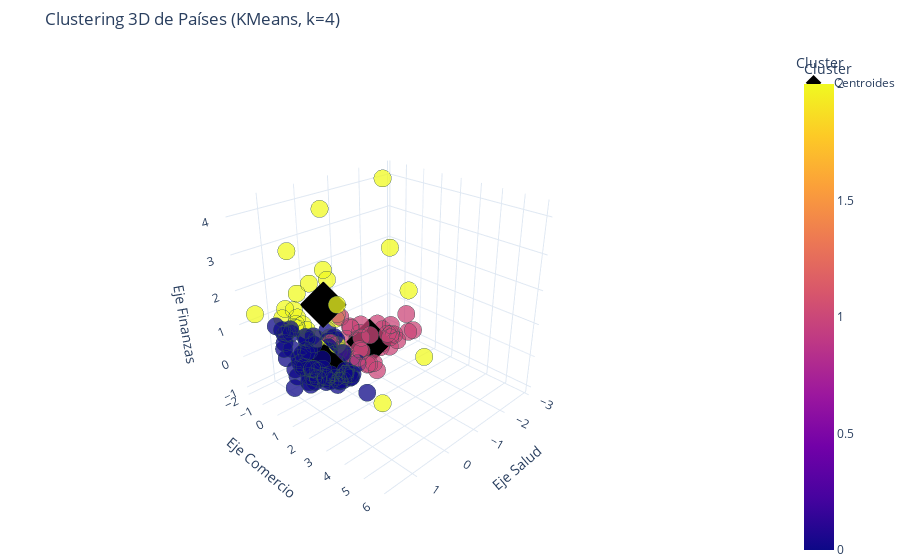

Here is the notebook cell this chart was saved with:
### Code cell
# Vamos a visualizar como se ven los clusters de nuestro KMeans en 3D
fig = px.scatter_3d(
    df_cluster,
    x='Salud',
    y='Comercio',
    z='Finanzas',
    color='Cluster',
    hover_name='Country',
    title='Clustering 3D de Países (KMeans, k=4)',
    opacity=0.75,
    color_discrete_map=px.colors.qualitative.Set1
)

# --- MEJORAS DE VISIBILIDAD ---
fig.update_traces(
    marker=dict(
        size=6,
        line=dict(width=1.2, color='DarkSlateGrey')
    )
)

# --- CENTROIDES ---
fig.add_scatter3d(
    x=centroids[:, 0],
    y=centroids[:, 1],
    z=centroids[:, 2],
    mode='markers',
    marker=dict(
        size=12,
        color='black',
        symbol='diamond'
    ),
    name='Centroides'
)

# --- AJUSTES DE ESCENA ---
fig.update_layout(
    margin=dict(l=0, r=0, b=0, t=50),
    scene=dict(
        aspectmode='cube',
        xaxis_title='Eje Salud',
        yaxis_title='Eje Comercio',
        zaxis_title='Eje Finanzas',
        camera=dict(
            eye=dict(x=1.8, y=1.8, z=1.3)
        )
    ),
    template="plotly_white",
    legend_title_text='Cluster'
)

fig.show()

### Figure 1 — Plotly figure (JSON) as saved in the notebook; plotly's stock layout.template omitted (floating-point values rounded to 4 significant figures; data arrays with more than 128 entries replaced by an {"elided": "..."} marker saying what was removed)
{"data": [{"hovertemplate": "<b>%{hovertext}</b><br><br>Salud=%{x}<br>Comercio=%{y}<br>Finanzas=%{z}<br>Cluster=%{marker.color}<extra></extra>", "hovertext": {"elided": "167 str values"}, "legendgroup": "", "marker": {"color": {"elided": "167 int values"}, "coloraxis": "coloraxis", "line": {"color": "DarkSlateGrey", "width": 1.2}, "opacity": 0.75, "size": 6, "symbol": "circle"}, "mode": "markers", "name": "", "scene": "scene", "showlegend": false, "type": "scatter3d", "x": {"elided": "167 float values"}, "y": {"elided": "167 float values"}, "z": {"elided": "167 float values"}}, {"marker": {"color": "black", "size": 12, "symbol": "diamond"}, "mode": "markers", "name": "Centroides", "type": "scatter3d", "x": [0.4522, -1.37, 0.6189], "y": [-0.004487, -0.4417, 0.7093], "z": [-0.2575, -0.5866, 1.796]}], "layout": {"coloraxis": {"colorbar": {"title": {"text": "Cluster"}}, "colorscale": [[0, "#0d0887"], [0.1111, "#46039f"], [0.2222, "#7201a8"], [0.3333, "#9c179e"], [0.4444, "#bd3786"], [0.5556, "#d8576b"], [0.6667, "#ed7953"], [0.7778, "#fb9f3a"], [0.8889, "#fdca26"], [1, "#f0f921"]]}, "legend": {"title": {"text": "Cluster"}, "tracegroupgap": 0}, "margin": {"b": 0, "l": 0, "r": 0, "t": 50}, "scene": {"aspectmode": "cube", "camera": {"eye": {"x": 1.8, "y": 1.8, "z": 1.3}}, "domain": {"x": [0, 1], "y": [0, 1]}, "xaxis": {"title": {"text": "Eje Salud"}}, "yaxis": {"title": {"text": "Eje Comercio"}}, "zaxis": {"title": {"text": "Eje Finanzas"}}}, "title": {"text": "Clustering 3D de Países (KMeans, k=4)"}}}
